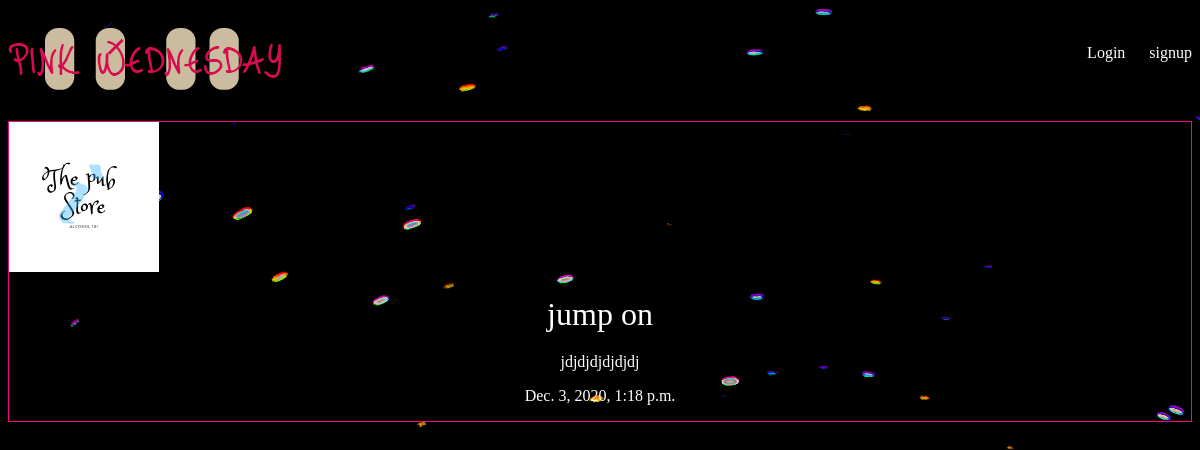
/articles/jump/, run on the app's committed database.
### articles/models.py (models this page shows, shortened)
class Article(models.Model):
  title = models.CharField(max_length = 100)
  slug = models.SlugField()
  body = models.TextField()
  date = models.DateTimeField(auto_now_add = True)
  thumb = models.ImageField(default='default.png', blank=True)
  author = models.ForeignKey(User, default=None, on_delete=models.CASCADE)

### articles/views.py (the view)
# urls.py: path('<str:slug>/', views.article_details, name="details"),
def article_details(request, slug):
  article = Article.objects.get(slug=slug)
  return render(request, 'articles/article_detail.html', {'article': article})

### articles/templates/articles/article_detail.html
{% extends 'base_layout.html' %}
{% block content %}
<div class="article-detail">
  <div class="article">
    <img src="{{ article.thumb.url }}"/>
    <h2>{{article.title}}</h2>
    <p>{{article.body}}</p>
    <p>{{article.date}}</p>
  </div>
</div>
{% endblock %}

### assets/styles.css (style rules this page uses)
body { background-color: #0f121f; background-image: url(Northrop-Grumman-B-2-Spirit2.jpg); background-repeat: no-repeat; background-position-x: center; color: #fff; }
body * { font-family: Ubuntu; }
h1, h2, h3, h4, h5 { font-weight: normal; margin: 0; }
.article { padding: 10px; border: 1px solid #f8048a; position: relative; padding-bottom: 40px; }
.article h2 { font-size: 1.2em; }
.article-detail .article { padding: 0; }
.article-detail .article img { max-width: 100%; }
.article-detail .article h2 { text-align: center; margin: 20px auto; font-size: 2em; }
.article-detail .article p { text-align: center; }

### data on the page
Article: thumb (placeholder picture), title "jump on", body "jdjdjdjdjdjdj", date "Dec. 3, 2020, 1:18 p.m."
